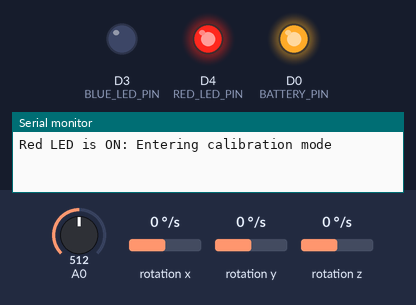
Recording of a sketch running on a simulated ESP8266 (NodeMCU). Shown: output pins drawn as LEDs (lit = HIGH), the last lines printed to the serial monitor. Wiring (inferred from the names in the program): MPU-6050 motion sensor at I2C address 0x68. The inputs (shaded band) are chosen by the test bench; at power-on: A0 = 512, rotation x 0 °/s, rotation y 0 °/s, rotation z 0 °/s.

Above: at 0.1 s.
At 12.1 s:
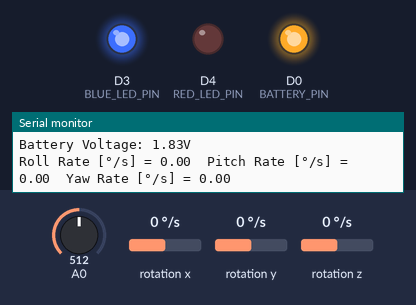
Timing chart, 0 to 13.6 s (numbered marks = the images above):
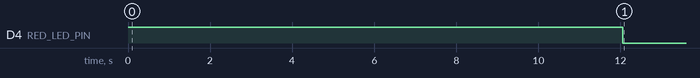

The sketch:

Gyro_led_battery.ino
```cpp
#include <Wire.h>

// Pin definitions (revised)
const int RED_LED_PIN = D4;  // New GPIO pin for Red LED
const int BLUE_LED_PIN = D3;  // New GPIO pin for Green LED
const int BATTERY_PIN = D0; // New GPIO pin for battery voltage reading


// Battery monitoring variables
float batteryVoltage = 0.0;

// MPU-6050 variables
float RateRoll, RatePitch, RateYaw;
float RateCalibrationRoll, RateCalibrationPitch, RateCalibrationYaw;
int RateCalibrationNumber;
int CalibrationCount = 5000;

int R1 = 1100;
int R2 = 10000;

// Function to read battery voltage
void battery_voltage() {
    int sensorValue = analogRead(BATTERY_PIN);
    batteryVoltage = (sensorValue / 1023.0) * 3.3 * (R1 + R2) / R2; // Adjust based on your resistor values
}

// Function to read and process gyroscope data
void gyro_signals() {
    Wire.beginTransmission(0x68); // Starting I2C communication with gyro
    Wire.write(0x1A); // Switching to low pass filters
    Wire.write(0x05);
    Wire.endTransmission();

    Wire.beginTransmission(0x68); // Setting the sensitivity scale factor
    Wire.write(0x1B);
    Wire.write(0x8);
    Wire.endTransmission();

    Wire.beginTransmission(0x68);  // Accessing registers storing gyro measurements
    Wire.write(0x43);
    Wire.endTransmission();

    Wire.requestFrom(0x68, 6);

    int16_t GyroX = Wire.read() << 8 | Wire.read(); // Reads the gyro measurement around the X-axis
    int16_t GyroY = Wire.read() << 8 | Wire.read(); // Reads the gyro measurement around the Y-axis
    int16_t GyroZ = Wire.read() << 8 | Wire.read(); // Reads the gyro measurement around the Z-axis

    RateRoll = (float)GyroX / 65.5;
    RatePitch = (float)GyroY / 65.5;
    RateYaw = (float)GyroZ / 65.5;
}

void setup() {
    // Initialize serial communication
    Serial.begin(57600);

    // Initialize LEDs
    pinMode(RED_LED_PIN, OUTPUT);
    pinMode(BLUE_LED_PIN, OUTPUT);
    pinMode(BATTERY_PIN, OUTPUT);

    // Turn on the red LED to indicate calibration mode
    digitalWrite(RED_LED_PIN, HIGH);
    digitalWrite(BATTERY_PIN, HIGH);
    Serial.println("Red LED is ON: Entering calibration mode");

    // Initialize I2C communication for the MPU-6050
    Wire.begin();
    Wire.setClock(400000); // I2C clock speed

    // Wake up the MPU-6050
    Wire.beginTransmission(0x68);
    Wire.write(0x6B);
    Wire.write(0x00);
    Wire.endTransmission();

    // Short delay to ensure MPU-6050 is ready
    delay(100);

    // Initial readings before calibration for debugging
    Serial.println("Initial MPU-6050 Readings:");
    gyro_signals();
    Serial.print("Initial Roll Rate [°/s] = ");
    Serial.print(RateRoll);
    Serial.print("\tInitial Pitch Rate [°/s] = ");
    Serial.print(RatePitch);
    Serial.print("\tInitial Yaw Rate [°/s] = ");
    Serial.println(RateYaw);

    // Calibration process
    for (RateCalibrationNumber = 0; RateCalibrationNumber < CalibrationCount ; RateCalibrationNumber++) {
        gyro_signals();
        RateCalibrationRoll += RateRoll;
        RateCalibrationPitch += RatePitch;
        RateCalibrationYaw += RateYaw;
        delay(1);
    }

    // Calculate the average calibration values
    RateCalibrationRoll /= CalibrationCount;
    RateCalibrationPitch /= CalibrationCount;
    RateCalibrationYaw /= CalibrationCount;

    // Indicate that calibration is complete by turning off the red LED and turning on the green LED
    digitalWrite(RED_LED_PIN, LOW);
    Serial.println("Red LED is OFF: Calibration complete");

    digitalWrite(BLUE_LED_PIN, HIGH);
    Serial.println("Green LED is ON: System is ready");
}

void loop() {
    // Ensure the green LED stays on in the loop
    digitalWrite(BLUE_LED_PIN, HIGH);

    // Read the battery voltage
    battery_voltage();
    Serial.print("Battery Voltage: ");
    Serial.print(batteryVoltage);
    Serial.println("V");

    // Read and calibrate gyroscope data
    gyro_signals();
    RateRoll -= RateCalibrationRoll;
    RatePitch -= RateCalibrationPitch;
    RateYaw -= RateCalibrationYaw;

    Serial.print("Roll Rate [°/s] = ");
    Serial.print(RateRoll);
    Serial.print("\tPitch Rate [°/s] = ");
    Serial.print(RatePitch);
    Serial.print("\tYaw Rate [°/s] = ");
    Serial.println(RateYaw);

    // Small delay before the next loop iteration
    delay(600); // Adjust the delay as needed
}
```
